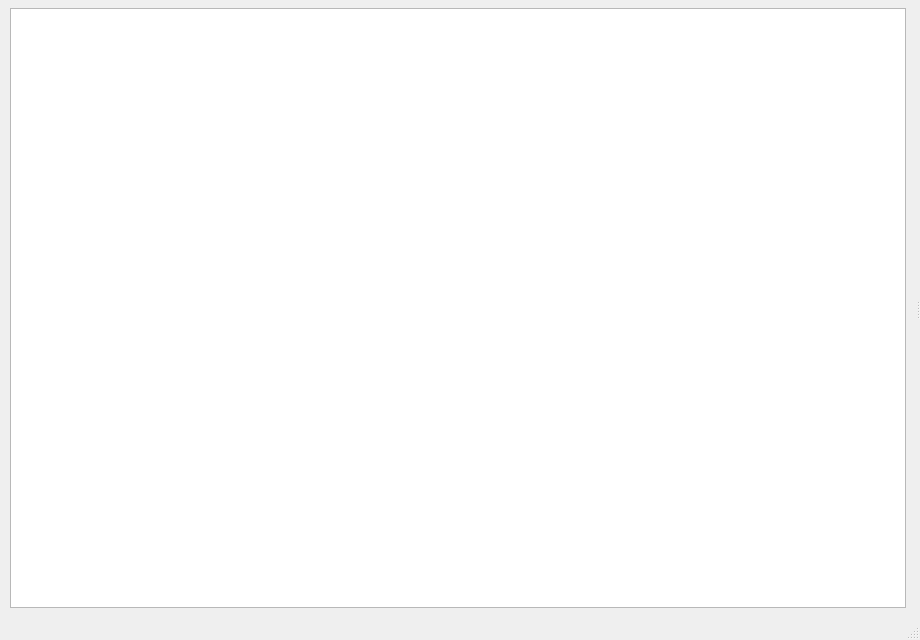
<?xml version="1.0" encoding="UTF-8"?>
<ui version="4.0">
 <class>MainWindow</class>
 <widget class="QMainWindow" name="MainWindow">
  <property name="geometry">
   <rect>
    <x>0</x>
    <y>0</y>
    <width>920</width>
    <height>640</height>
   </rect>
  </property>
  <property name="minimumSize">
   <size>
    <width>760</width>
    <height>480</height>
   </size>
  </property>
  <property name="windowTitle">
   <string>Zenny</string>
  </property>
  <widget class="QWidget" name="centralwidget">
   <layout class="QVBoxLayout" name="rootLayout">
    <property name="spacing"><number>0</number></property>
    <property name="leftMargin"><number>0</number></property>
    <property name="topMargin"><number>0</number></property>
    <property name="rightMargin"><number>0</number></property>
    <property name="bottomMargin"><number>0</number></property>
    <item>
     <widget class="QSplitter" name="mainSplitter">
      <property name="orientation">
       <enum>Qt::Horizontal</enum>
      </property>
      <property name="childrenCollapsible">
       <bool>false</bool>
      </property>
      <widget class="QWidget" name="navContainer" native="true">
       <property name="minimumSize">
        <size>
         <width>180</width>
         <height>0</height>
        </size>
       </property>
        <layout class="QVBoxLayout" name="navLayout">
         <property name="spacing"><number>6</number></property>
         <property name="leftMargin"><number>10</number></property>
         <property name="topMargin"><number>8</number></property>
         <property name="rightMargin"><number>10</number></property>
         <property name="bottomMargin"><number>10</number></property>
         <item>
          <widget class="QTreeWidget" name="navTree">
           <property name="rootIsDecorated">
            <bool>true</bool>
           </property>
           <property name="headerHidden">
            <bool>true</bool>
           </property>
           <property name="indentation">
            <number>14</number>
           </property>
          </widget>
         </item>
         </layout>
        </widget>
        <widget class="QStackedWidget" name="contentStack">
        <property name="currentIndex">
         <number>0</number>
        </property>
        <widget class="zenny::SttSettingsWidget" name="sttSettingsWidget"/>
        <widget class="zenny::OcrSettingsWidget" name="ocrSettingsWidget"/>
        <widget class="zenny::LlmSettingsWidget" name="llmSettingsWidget"/>
        <widget class="zenny::TtsSettingsWidget" name="ttsSettingsWidget"/>
        <widget class="zenny::ApiServerSettingsWidget" name="apiServerSettingsWidget"/>
        <widget class="zenny::ShortcutSettingsWidget" name="shortcutSettingsWidget"/>
        <widget class="zenny::AppearanceSettingsWidget" name="appearanceSettingsWidget"/>
        <widget class="zenny::HistoryWidget" name="historyWidget"/>
        <widget class="zenny::LogPanel" name="logPanel"/>
        <widget class="zenny::GeneralSettingsWidget" name="generalSettingsWidget"/>
        </widget>
       </widget>
      </item>
     </layout>
    </widget>
  <widget class="QStatusBar" name="statusbar"/>
  <action name="actionStartRecognition">
   <property name="icon">
    <iconset>
     <normaloff>:/resources/icons/mic.svg</normaloff>:/resources/icons/mic.svg</iconset>
   </property>
   <property name="text">
    <string>Start recognition</string>
   </property>
   <property name="toolTip">
    <string>Start recognition</string>
   </property>
  </action>
  <action name="actionRecognizeFile">
   <property name="icon">
    <iconset>
     <normaloff>:/resources/icons/folder-plus.svg</normaloff>:/resources/icons/folder-plus.svg</iconset>
   </property>
   <property name="text">
    <string>Recognize file</string>
   </property>
   <property name="toolTip">
    <string>Import an audio file for recognition</string>
   </property>
  </action>
 </widget>
 <resources>
  <include location="../resources/resources.qrc"/>
 </resources>
 <customwidgets>
  <customwidget>
   <class>zenny::SttSettingsWidget</class>
   <extends>QWidget</extends>
   <header>stt_settings_widget.h</header>
  </customwidget>
  <customwidget>
   <class>zenny::OcrSettingsWidget</class>
   <extends>QWidget</extends>
   <header>ocr_settings_widget.h</header>
  </customwidget>
  <customwidget>
   <class>zenny::LlmSettingsWidget</class>
   <extends>QWidget</extends>
   <header>llm_settings_widget.h</header>
  </customwidget>
  <customwidget>
   <class>zenny::TtsSettingsWidget</class>
   <extends>QWidget</extends>
   <header>tts_settings_widget.h</header>
  </customwidget>
  <customwidget>
   <class>zenny::ApiServerSettingsWidget</class>
   <extends>QWidget</extends>
   <header>api_server_settings_widget.h</header>
  </customwidget>
  <customwidget>
   <class>zenny::ShortcutSettingsWidget</class>
   <extends>QWidget</extends>
   <header>shortcut_settings_widget.h</header>
  </customwidget>
  <customwidget>
   <class>zenny::AppearanceSettingsWidget</class>
   <extends>QWidget</extends>
   <header>appearance_settings_widget.h</header>
  </customwidget>
  <customwidget>
   <class>zenny::HistoryWidget</class>
   <extends>QWidget</extends>
   <header>history_widget.h</header>
  </customwidget>
  <customwidget>
   <class>zenny::LogPanel</class>
   <extends>QWidget</extends>
   <header>log_panel.h</header>
  </customwidget>
  <customwidget>
   <class>zenny::GeneralSettingsWidget</class>
   <extends>QWidget</extends>
   <header>general_settings_widget.h</header>
  </customwidget>
 </customwidgets>
 <connections/>
</ui>
